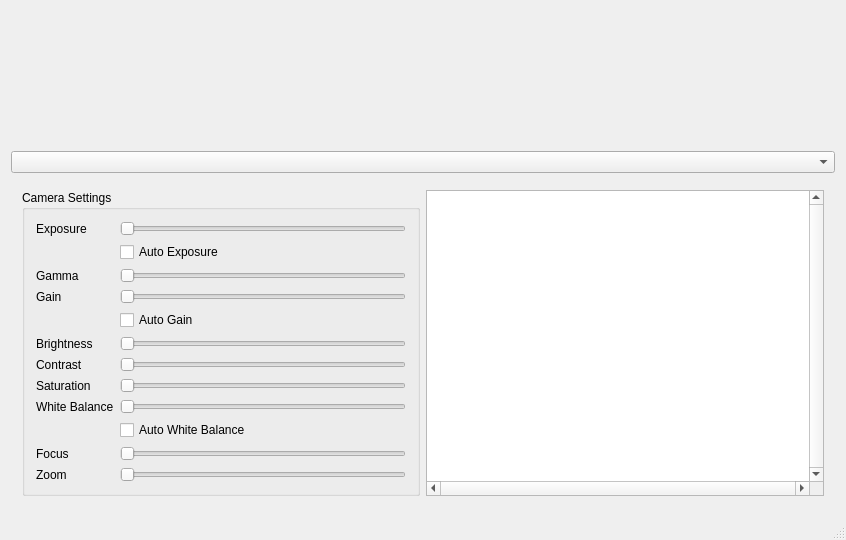
<?xml version="1.0" encoding="UTF-8"?>
<ui version="4.0">
 <class>MainWindow</class>
 <widget class="QMainWindow" name="MainWindow">
  <property name="geometry">
   <rect>
    <x>0</x>
    <y>0</y>
    <width>846</width>
    <height>540</height>
   </rect>
  </property>
  <property name="windowTitle">
   <string>OpenPnP OSX Capture Test</string>
  </property>
  <widget class="QWidget" name="centralWidget">
   <layout class="QVBoxLayout" name="verticalLayout">
    <item>
     <widget class="QLabel" name="frameDisplay">
      <property name="sizePolicy">
       <sizepolicy hsizetype="Preferred" vsizetype="Preferred">
        <horstretch>0</horstretch>
        <verstretch>1</verstretch>
       </sizepolicy>
      </property>
      <property name="text">
       <string/>
      </property>
     </widget>
    </item>
    <item>
     <widget class="QComboBox" name="cameraChooser"/>
    </item>
    <item>
     <widget class="QFrame" name="frame">
      <property name="sizePolicy">
       <sizepolicy hsizetype="Preferred" vsizetype="Fixed">
        <horstretch>0</horstretch>
        <verstretch>0</verstretch>
       </sizepolicy>
      </property>
      <property name="frameShape">
       <enum>QFrame::NoFrame</enum>
      </property>
      <property name="frameShadow">
       <enum>QFrame::Plain</enum>
      </property>
      <property name="lineWidth">
       <number>0</number>
      </property>
      <layout class="QHBoxLayout" name="horizontalLayout">
       <item>
        <widget class="QGroupBox" name="groupBox">
         <property name="sizePolicy">
          <sizepolicy hsizetype="Preferred" vsizetype="Minimum">
           <horstretch>0</horstretch>
           <verstretch>0</verstretch>
          </sizepolicy>
         </property>
         <property name="title">
          <string>Camera Settings</string>
         </property>
         <layout class="QGridLayout" name="gridLayout">
          <item row="8" column="0">
           <widget class="QLabel" name="label_5">
            <property name="text">
             <string>White Balance</string>
            </property>
           </widget>
          </item>
          <item row="0" column="0">
           <widget class="QLabel" name="label">
            <property name="text">
             <string>Exposure</string>
            </property>
           </widget>
          </item>
          <item row="3" column="1">
           <widget class="QSlider" name="gainSlider">
            <property name="orientation">
             <enum>Qt::Horizontal</enum>
            </property>
           </widget>
          </item>
          <item row="3" column="0">
           <widget class="QLabel" name="label_2">
            <property name="text">
             <string>Gain</string>
            </property>
           </widget>
          </item>
          <item row="0" column="1">
           <widget class="QSlider" name="exposureSlider">
            <property name="orientation">
             <enum>Qt::Horizontal</enum>
            </property>
           </widget>
          </item>
          <item row="8" column="1">
           <widget class="QSlider" name="whitebalanceSlider">
            <property name="orientation">
             <enum>Qt::Horizontal</enum>
            </property>
           </widget>
          </item>
          <item row="6" column="0">
           <widget class="QLabel" name="label_4">
            <property name="text">
             <string>Contrast</string>
            </property>
           </widget>
          </item>
          <item row="6" column="1">
           <widget class="QSlider" name="contrastSlider">
            <property name="orientation">
             <enum>Qt::Horizontal</enum>
            </property>
           </widget>
          </item>
          <item row="2" column="0">
           <widget class="QLabel" name="label_7">
            <property name="text">
             <string>Gamma</string>
            </property>
           </widget>
          </item>
          <item row="2" column="1">
           <widget class="QSlider" name="gammaSlider">
            <property name="orientation">
             <enum>Qt::Horizontal</enum>
            </property>
           </widget>
          </item>
          <item row="1" column="1">
           <widget class="QCheckBox" name="autoExposure">
            <property name="text">
             <string>Auto Exposure</string>
            </property>
           </widget>
          </item>
          <item row="9" column="1">
           <widget class="QCheckBox" name="autoWhiteBalance">
            <property name="text">
             <string>Auto White Balance</string>
            </property>
           </widget>
          </item>
          <item row="5" column="0">
           <widget class="QLabel" name="label_3">
            <property name="text">
             <string>Brightness</string>
            </property>
           </widget>
          </item>
          <item row="5" column="1">
           <widget class="QSlider" name="brightnessSlider">
            <property name="orientation">
             <enum>Qt::Horizontal</enum>
            </property>
           </widget>
          </item>
          <item row="11" column="0">
           <widget class="QLabel" name="label_8">
            <property name="text">
             <string>Zoom</string>
            </property>
           </widget>
          </item>
          <item row="11" column="1">
           <widget class="QSlider" name="zoomSlider">
            <property name="orientation">
             <enum>Qt::Horizontal</enum>
            </property>
           </widget>
          </item>
          <item row="10" column="0">
           <widget class="QLabel" name="label_6">
            <property name="text">
             <string>Focus</string>
            </property>
           </widget>
          </item>
          <item row="10" column="1">
           <widget class="QSlider" name="focusSlider">
            <property name="orientation">
             <enum>Qt::Horizontal</enum>
            </property>
           </widget>
          </item>
          <item row="4" column="1">
           <widget class="QCheckBox" name="autoGain">
            <property name="text">
             <string>Auto Gain</string>
            </property>
           </widget>
          </item>
          <item row="7" column="0">
           <widget class="QLabel" name="label_9">
            <property name="text">
             <string>Saturation</string>
            </property>
           </widget>
          </item>
          <item row="7" column="1">
           <widget class="QSlider" name="saturationSlider">
            <property name="orientation">
             <enum>Qt::Horizontal</enum>
            </property>
           </widget>
          </item>
         </layout>
        </widget>
       </item>
       <item>
        <widget class="QPlainTextEdit" name="logWidget">
         <property name="sizePolicy">
          <sizepolicy hsizetype="Expanding" vsizetype="Minimum">
           <horstretch>0</horstretch>
           <verstretch>0</verstretch>
          </sizepolicy>
         </property>
         <property name="verticalScrollBarPolicy">
          <enum>Qt::ScrollBarAlwaysOn</enum>
         </property>
         <property name="horizontalScrollBarPolicy">
          <enum>Qt::ScrollBarAlwaysOn</enum>
         </property>
         <property name="undoRedoEnabled">
          <bool>false</bool>
         </property>
         <property name="readOnly">
          <bool>true</bool>
         </property>
        </widget>
       </item>
      </layout>
     </widget>
    </item>
   </layout>
  </widget>
  <widget class="QMenuBar" name="menuBar">
   <property name="geometry">
    <rect>
     <x>0</x>
     <y>0</y>
     <width>846</width>
     <height>21</height>
    </rect>
   </property>
  </widget>
  <widget class="QStatusBar" name="statusBar"/>
 </widget>
 <layoutdefault spacing="6" margin="11"/>
 <resources/>
 <connections/>
</ui>
